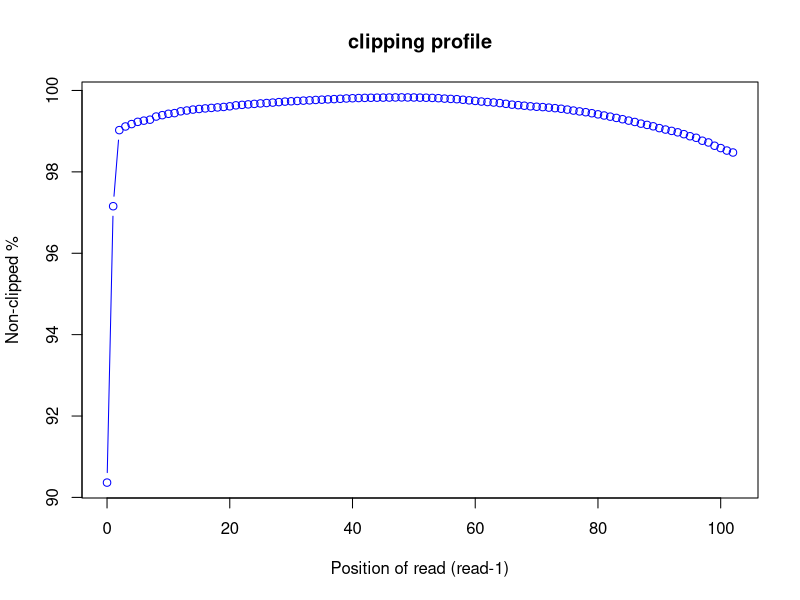
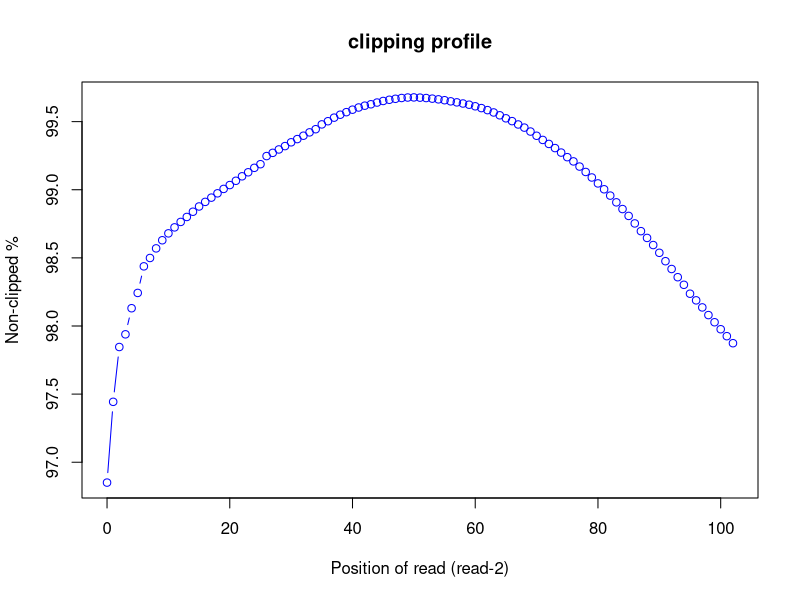

These charts were generated, in order, by the following R code:
pdf("clip.clipping_profile.R1.pdf")
read_pos=c(0,1,2,3,4,5,6,7,8,9,10,11,12,13,14,15,16,17,18,19,20,21,22,23,24,25,26,27,28,29,30,31,32,33,34,35,36,37,38,39,40,41,42,43,44,45,46,47,48,49,50,51,52,53,54,55,56,57,58,59,60,61,62,63,64,65,66,67,68,69,70,71,72,73,74,75,76,77,78,79,80,81,82,83,84,85,86,87,88,89,90,91,92,93,94,95,96,97,98,99,100,101,102)
r1_clip_count=c(4132275.0,1219662.0,417807.0,379305.0,354032.0,330487.0,317876.0,307655.0,274636.0,260113.0,245663.0,238481.0,219586.0,211102.0,201254.0,194997.0,188843.0,183671.0,178225.0,173523.0,166754.0,156565.0,151464.0,146431.0,141312.0,136362.0,132070.0,127506.0,122555.0,117211.0,113801.0,110354.0,107032.0,103983.0,99767.0,96869.0,93817.0,90901.0,87768.0,84117.0,81705.0,79653.0,77993.0,76740.0,75750.0,75148.0,74426.0,73329.0,72949.0,73345.0,73762.0,75347.0,76302.0,78366.0,81097.0,85670.0,88824.0,91738.0,97720.0,103851.0,109926.0,116594.0,121754.0,126731.0,132867.0,140574.0,149346.0,154600.0,160531.0,166811.0,171464.0,174946.0,180575.0,186152.0,192586.0,201165.0,211523.0,220511.0,228881.0,239668.0,251414.0,263577.0,275692.0,288957.0,302711.0,317418.0,331796.0,349326.0,362676.0,377490.0,396551.0,411559.0,425815.0,441018.0,460449.0,482275.0,498409.0,529393.0,547757.0,582297.0,606877.0,632981.0,653582.0)
r1_nonclip_count = 42884191 - r1_clip_count
plot(read_pos, r1_nonclip_count*100/(r1_clip_count + r1_nonclip_count),col="blue",main="clipping profile",xlab="Position of read (read-1)",ylab="Non-clipped %",type="b")
dev.off()
pdf("clip.clipping_profile.R2.pdf")
read_pos=c(0,1,2,3,4,5,6,7,8,9,10,11,12,13,14,15,16,17,18,19,20,21,22,23,24,25,26,27,28,29,30,31,32,33,34,35,36,37,38,39,40,41,42,43,44,45,46,47,48,49,50,51,52,53,54,55,56,57,58,59,60,61,62,63,64,65,66,67,68,69,70,71,72,73,74,75,76,77,78,79,80,81,82,83,84,85,86,87,88,89,90,91,92,93,94,95,96,97,98,99,100,101,102)
r2_clip_count=c(1349966.0,1095846.0,923397.0,883482.0,801398.0,753269.0,669620.0,643312.0,613093.0,587535.0,565828.0,546999.0,529894.0,514275.0,497799.0,481261.0,466824.0,453441.0,439853.0,426024.0,413890.0,400430.0,386366.0,373698.0,359672.0,348262.0,322687.0,312554.0,301876.0,291299.0,279358.0,269266.0,258652.0,248101.0,238166.0,223027.0,213049.0,201813.0,192561.0,184539.0,176726.0,169870.0,164152.0,159729.0,154325.0,149355.0,145578.0,142505.0,139989.0,138455.0,138130.0,138865.0,140107.0,142014.0,144234.0,146932.0,150482.0,153709.0,157302.0,161069.0,166053.0,171727.0,178136.0,185479.0,194414.0,203903.0,212764.0,223243.0,233146.0,245522.0,258811.0,271896.0,284482.0,297546.0,311688.0,326138.0,339433.0,355695.0,372713.0,390058.0,408717.0,427154.0,447061.0,468260.0,489365.0,510981.0,534616.0,558913.0,580234.0,602603.0,627041.0,653408.0,677992.0,703795.0,727678.0,755709.0,776603.0,798826.0,822969.0,845487.0,867494.0,889326.0,911447.0)
r2_nonclip_count = 42862573 - r2_clip_count
plot(read_pos, r2_nonclip_count*100/(r2_clip_count + r2_nonclip_count),col="blue",main="clipping profile",xlab="Position of read (read-2)",ylab="Non-clipped %",type="b")
dev.off()
